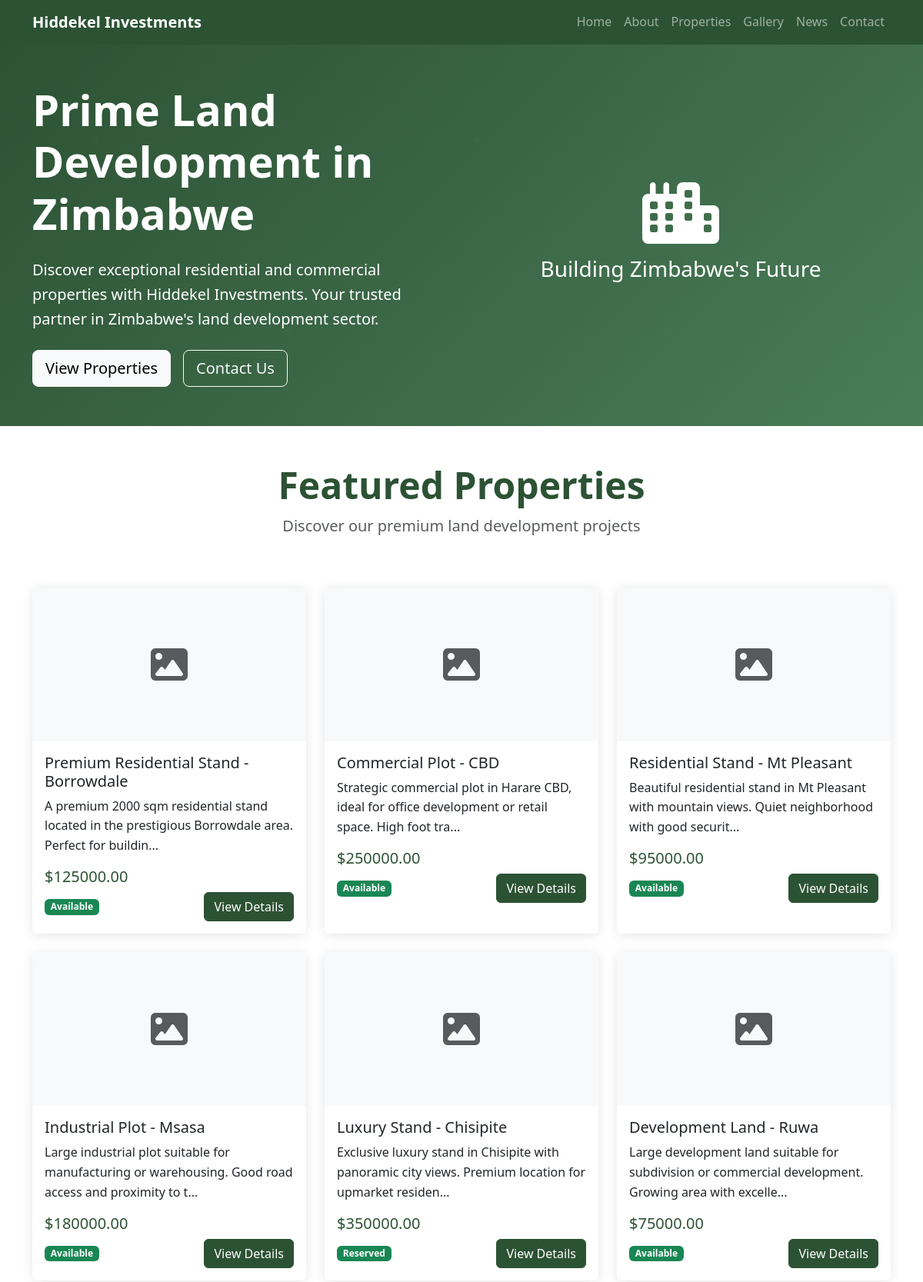
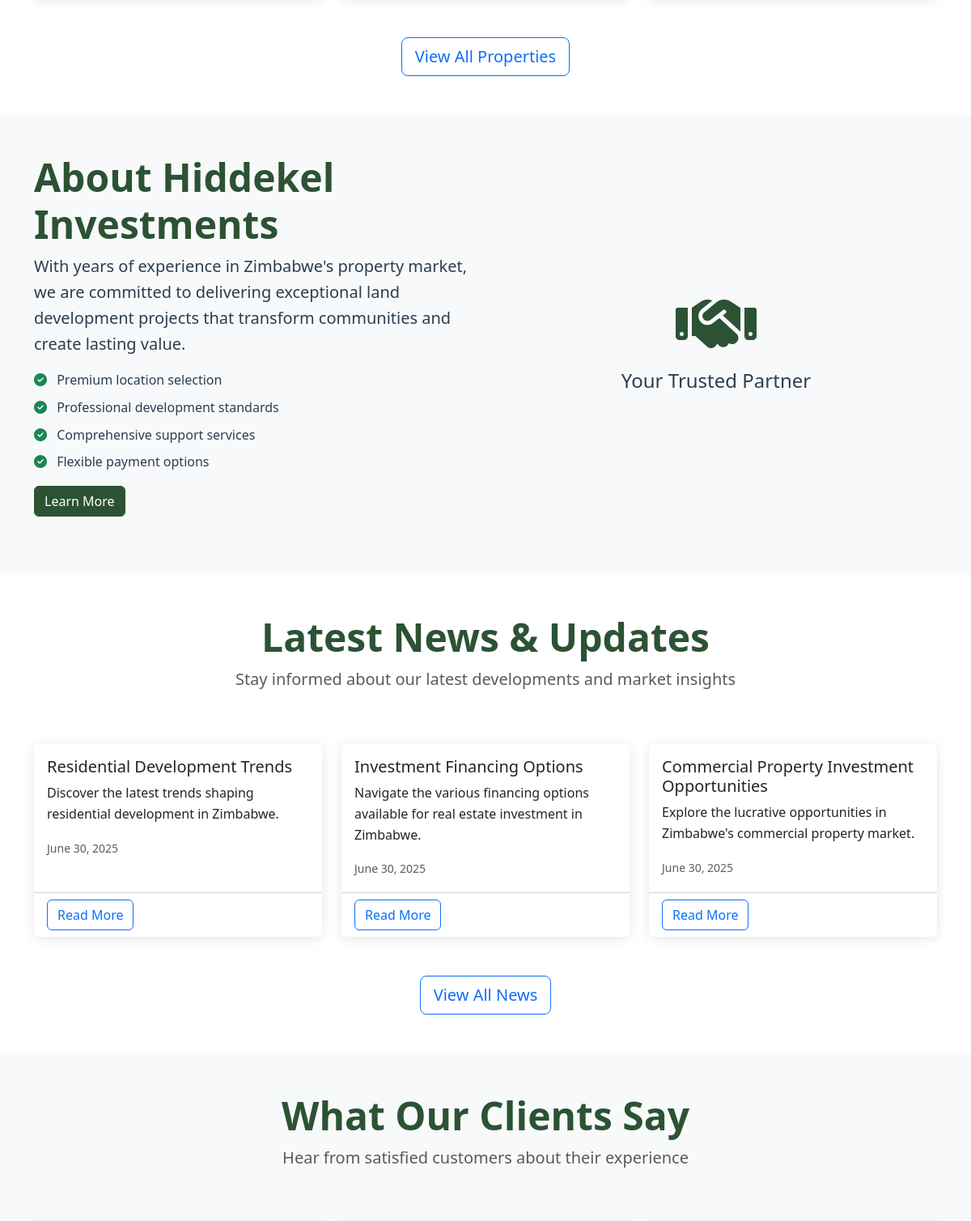
The page / (upper part) on the database its author committed (2 pictures, top to bottom).
### models.py (models this page shows)
class Stand(db.Model):
    id = db.Column(db.Integer, primary_key=True)
    title = db.Column(db.String(200), nullable=False)
    description = db.Column(db.Text)
    price = db.Column(db.Float)
    location = db.Column(db.String(200))
    size = db.Column(db.String(100))
    status = db.Column(db.String(20), default='Available')  # Available, Sold, Reserved
    map_embed = db.Column(db.Text)
    featured = db.Column(db.Boolean, default=False)
    created_at = db.Column(db.DateTime, default=datetime.utcnow)
    updated_at = db.Column(db.DateTime, default=datetime.utcnow, onupdate=datetime.utcnow)
    images = db.relationship('StandImage', backref='stand', lazy=True, cascade='all, delete-orphan')

class BlogPost(db.Model):
    id = db.Column(db.Integer, primary_key=True)
    title = db.Column(db.String(200), nullable=False)
    slug = db.Column(db.String(200), unique=True, nullable=False)
    content = db.Column(db.Text)
    excerpt = db.Column(db.Text)
    featured_image = db.Column(db.String(255))
    status = db.Column(db.String(20), default='Published')  # Published, Draft, Featured
    views = db.Column(db.Integer, default=0)
    created_at = db.Column(db.DateTime, default=datetime.utcnow)
    updated_at = db.Column(db.DateTime, default=datetime.utcnow, onupdate=datetime.utcnow)

### routes.py (the view)
@main_bp.route('/')
def index():
    featured_stands = Stand.query.filter_by(featured=True).limit(6).all()
    latest_blogs = BlogPost.query.filter_by(status='Published').order_by(BlogPost.created_at.desc()).limit(6).all()
    testimonials = Testimonial.query.filter_by(is_active=True).all()
    return render_template('index.html',
                         featured_stands=featured_stands,
                         latest_blogs=latest_blogs,
                         testimonials=testimonials)

### templates/index.html (shortened to what this page needs)
{% extends "base.html" %}
{% block content %}
<section class="hero-section bg-primary text-white py-5" style="background: linear-gradient(135deg, var(--primary-color) 0%, var(--secondary-color) 100%);">
    <div class="container">
        <div class="row align-items-center min-vh-50">
            <div class="col-lg-6" data-aos="fade-right">
                <h1 class="display-4 fw-bold mb-4">Prime Land Development in Zimbabwe</h1>
                <p class="lead mb-4">Discover exceptional residential and commercial properties with Hiddekel Investments. Your trusted partner in Zimbabwe's land development sector.</p>
                <div class="d-flex gap-3">
                    <a href="{{ url_for('main.stands') }}" class="btn btn-light btn-lg">View Properties</a>
                    <a href="{{ url_for('main.contact') }}" class="btn btn-outline-light btn-lg">Contact Us</a>
                </div>
            </div>
            <div class="col-lg-6" data-aos="fade-left">
                <div class="text-center">
                    <i class="fas fa-city display-1 mb-3"></i>
                    <h3>Building Zimbabwe's Future</h3>
                </div>
            </div>
        </div>
    </div>
</section>
{% if featured_stands %}
<section class="py-5">
    <div class="container">
        <div class="row">
            <div class="col-12 text-center mb-5" data-aos="fade-up">
                <h2 class="display-5 fw-bold text-primary">Featured Properties</h2>
                <p class="lead text-muted">Discover our premium land development projects</p>
            </div>
        </div>
        <div class="row">
            {% for stand in featured_stands %}
            <div class="col-lg-4 col-md-6 mb-4" data-aos="fade-up" data-aos-delay="{{ loop.index * 100 }}">
                <div class="card h-100">
                    {% if stand.images %}
                        <img src="{{ url_for('main.uploaded_file', filename=stand.images[0].filename) }}"
                             class="card-img-top" alt="{{ stand.title }}" style="height: 200px; object-fit: cover;">
                    {% else %}
                        <div class="card-img-top bg-light d-flex align-items-center justify-content-center" style="height: 200px;">
                            <i class="fas fa-image fa-3x text-muted"></i>
                        </div>
                    {% endif %}
                    <div class="card-body">
                        <h5 class="card-title">{{ stand.title }}</h5>
                        <p class="card-text">{{ stand.description[:100] }}...</p>
                        {% if stand.price %}
                            <p class="h5 text-primary">${{ "%.2f"|format(stand.price) }}</p>
                        {% endif %}
                        <div class="d-flex justify-content-between align-items-center">
                            <span class="badge bg-success">{{ stand.status }}</span>
                            <a href="{{ url_for('main.stand_detail', id=stand.id) }}" class="btn btn-primary">View Details</a>
                        </div>
                    </div>
                </div>
            </div>
            {% endfor %}
        </div>
        <div class="text-center mt-4">
            <a href="{{ url_for('main.stands') }}" class="btn btn-outline-primary btn-lg">View All Properties</a>
        </div>
    </div>
</section>
{% endif %}
<section class="py-5 bg-light">
    <div class="container">
        <div class="row align-items-center">
            <div class="col-lg-6 mb-4" data-aos="fade-right">
                <h2 class="display-5 fw-bold text-primary">About Hiddekel Investments</h2>
                <p class="lead">With years of experience in Zimbabwe's property market, we are committed to delivering exceptional land development projects that transform communities and create lasting value.</p>
                <ul class="list-unstyled">
                    <li class="mb-2"><i class="fas fa-check-circle text-success me-2"></i> Premium location selection</li>
                    <li class="mb-2"><i class="fas fa-check-circle text-success me-2"></i> Professional development standards</li>
                    <li class="mb-2"><i class="fas fa-check-circle text-success me-2"></i> Comprehensive support services</li>
                    <li class="mb-2"><i class="fas fa-check-circle text-success me-2"></i> Flexible payment options</li>
                </ul>
                <a href="{{ url_for('main.about') }}" class="btn btn-primary">Learn More</a>
            </div>
            <div class="col-lg-6" data-aos="fade-left">
                <div class="text-center">
                    <i class="fas fa-handshake display-1 text-primary mb-3"></i>
                    <h4>Your Trusted Partner</h4>
                </div>
            </div>
        </div>
    </div>
</section>
{% if latest_blogs %}
<section class="py-5">
    <div class="container">
        <div class="row">
            <div class="col-12 text-center mb-5" data-aos="fade-up">
                <h2 class="display-5 fw-bold text-primary">Latest News & Updates</h2>
                <p class="lead text-muted">Stay informed about our latest developments and market insights</p>
            </div>
        </div>
        <div class="row">
            {% for post in latest_blogs[:3] %}
            <div class="col-lg-4 col-md-6 mb-4" data-aos="fade-up" data-aos-delay="{{ loop.index * 100 }}">
                <div class="card h-100">
                    <div class="card-body">
                        <h5 class="card-title">{{ post.title }}</h5>
                        <p class="card-text">{{ post.excerpt or (post.content[:150] + '...') }}</p>
                        <small class="text-muted">{{ post.created_at.strftime('%B %d, %Y') }}</small>
                    </div>
                    <div class="card-footer bg-transparent">
                        <a href="{{ url_for('main.blog_post', slug=post.slug) }}" class="btn btn-outline-primary">Read More</a>
                    </div>
                </div>
            </div>
            {% endfor %}
        </div>
        <div class="text-center mt-4">
            <a href="{{ url_for('main.blog') }}" class="btn btn-outline-primary btn-lg">View All News</a>
        </div>
    </div>
</section>
{% endif %}
{% if testimonials %}
<section class="py-5 bg-light">
    <div class="container">
        <div class="row">
            <div class="col-12 text-center mb-5" data-aos="fade-up">
                <h2 class="display-5 fw-bold text-primary">What Our Clients Say</h2>
                <p class="lead text-muted">Hear from satisfied customers about their experience</p>
            </div>
        </div>
    </div>
</section>
{% endif %}
{% endblock %}

### templates/base.html (style rules this page uses)
:root { --primary-color: #2c5234; --secondary-color: #4a7c59; --accent-color: #f39c12; --text-dark: #2c3e50; --text-light: #7f8c8d; --bg-light: #f8f9fa; }
body { font-family: 'Segoe UI', Tahoma, Geneva, Verdana, sans-serif; line-height: 1.6; color: var(--text-dark); }
.btn-primary { background-color: var(--primary-color); border-color: var(--primary-color); }
.text-primary { color: var(--primary-color) !important; }
.card { border: none; box-shadow: 0 2px 15px rgba(0,0,0,0.1); transition: transform 0.3s ease; }

### templates/index.html (style rules this page uses)
.min-vh-50 { min-height: 50vh; }
.hero-section { position: relative; }
.hero-section::before { content: ''; position: absolute; top: 0; left: 0; right: 0; bottom: 0; opacity: 0.1; }

### rows shown on the page
Stand: title "Premium Residential Stand - Borrowdale", description "A premium 2000 sqm residential stand located in the prestigious Borrowdale area. Perfect for buildin", price "125000.00", status "Available"
Stand: title "Commercial Plot - CBD", description "Strategic commercial plot in Harare CBD, ideal for office development or retail space. High foot tra", price "250000.00", status "Available"
Stand: title "Residential Stand - Mt Pleasant", description "Beautiful residential stand in Mt Pleasant with mountain views. Quiet neighborhood with good securit", price "95000.00", status "Available"
Stand: title "Industrial Plot - Msasa", description "Large industrial plot suitable for manufacturing or warehousing. Good road access and proximity to t", price "180000.00", status "Available"
Stand: title "Luxury Stand - Chisipite", description "Exclusive luxury stand in Chisipite with panoramic city views. Premium location for upmarket residen", price "350000.00", status "Reserved"
Stand: title "Development Land - Ruwa", description "Large development land suitable for subdivision or commercial development. Growing area with excelle", price "75000.00", status "Available"
BlogPost: title "Residential Development Trends", excerpt "Discover the latest trends shaping residential development in Zimbabwe.", created_at "June 30, 2025"
BlogPost: title "Investment Financing Options", excerpt "Navigate the various financing options available for real estate investment in Zimbabwe.", created_at "June 30, 2025"
BlogPost: title "Commercial Property Investment Opportunities", excerpt "Explore the lucrative opportunities in Zimbabwe's commercial property market.", created_at "June 30, 2025"
